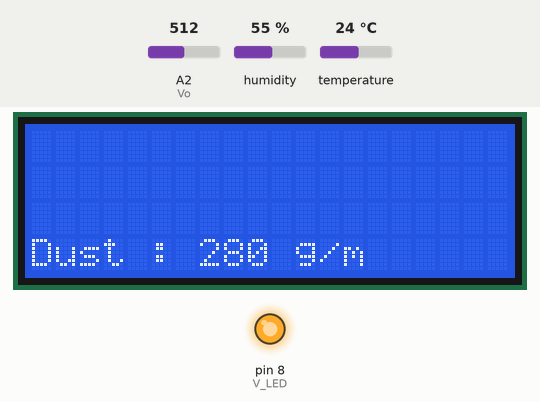
Recording of a sketch running on a simulated Arduino Uno, built with avr-gcc and run on an emulated ATmega328P. Shown: 20×4 character LCD, output pins drawn as LEDs (lit = HIGH). The inputs (shaded band) are chosen by the test bench; at power-on: humidity 55 %, A2 (Vo) = 512, temperature 24 °C. What the sketch prints to the serial monitor is not drawn.

Above: at 1.3 s.
1.4 s: humidity set to 22 %
At 3.2 s:
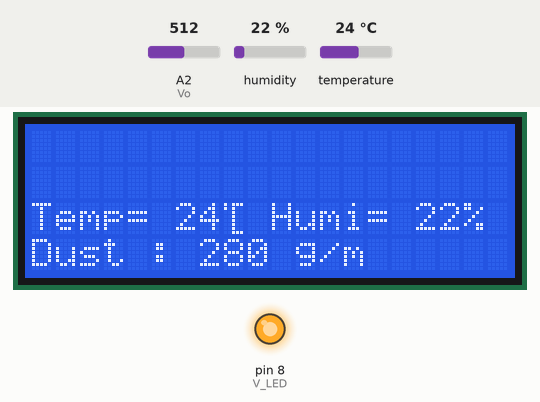
4.2 s: A2 (Vo) set to 716
At 5.3 s:
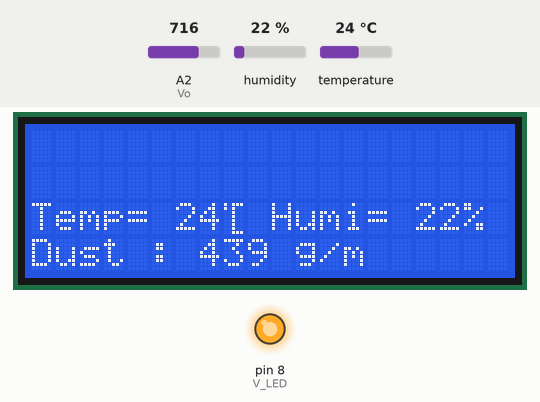
7.0 s: temperature set to 12 °C
At 9.0 s:
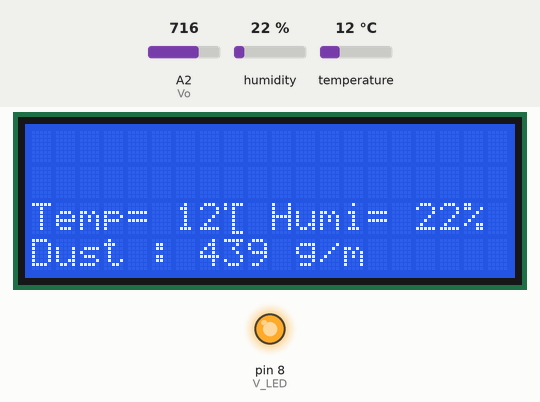
9.9 s: A2 (Vo) set to 900
At 12.2 s:
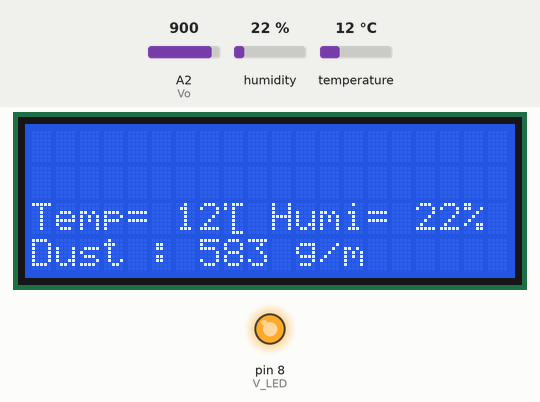
12.7 s: humidity set to 40 %
At 15.8 s:
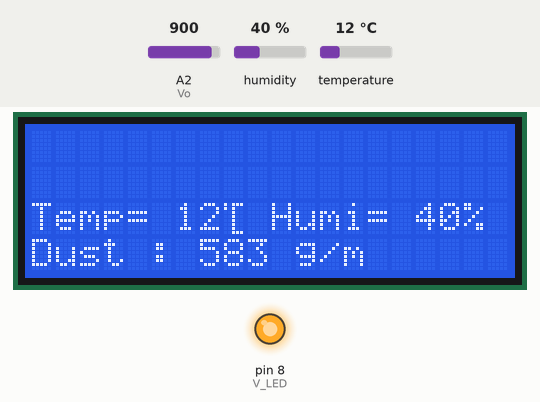
16.1 s: A2 (Vo) set to 1023
At 18.0 s:
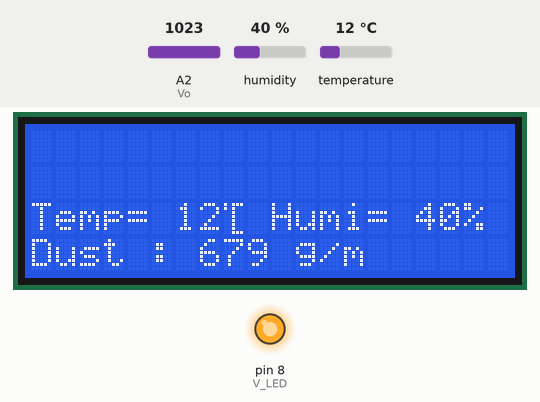
Timing chart, 0 to 19.5 s (numbered marks = the images above; inputs shaded):
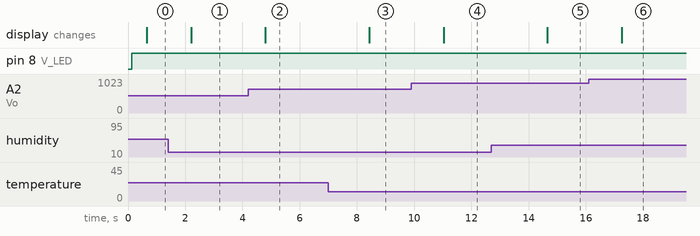

Measured:
- after the input at 1.4 s, the display: changes after 0.80 s (image 1)
- after the input at 4.2 s, the display: changes after 0.60 s (image 2)
- after the input at 7.0 s, the display: changes after 1.4 s (image 3)
- after the input at 9.9 s, the display: changes after 1.1 s (image 4)
- after the input at 12.7 s, the display: changes after 2.0 s (image 5)
- after the input at 16.1 s, the display: changes after 1.2 s (image 6)

The sketch:

dustsensor.ino
```cpp
#include <DHT.h>
#include <DHT_U.h>
#include <LiquidCrystal_I2C.h>
#define DHTPIN 3                // DHT11 연결핀
#define DHTTYPE DHT11

DHT dht(DHTPIN, DHTTYPE);
LiquidCrystal_I2C lcd(0x27,20,4);

 byte t[8]={B10111,B10100,B00100,B00100,B00100,B00100,B00100,B00111};

int Dust=0;
char str1[10];

int Vo=A2;
int V_LED=8;

float Vo_value=0;
float Voltage=0;
float a=0;


void setup()
{
  Serial.begin(9600);        // 시리얼 통신 시작
  dht.begin();
  lcd.init();
  lcd.backlight();
  lcd.begin(20, 4);

  pinMode(V_LED,OUTPUT);
  pinMode(Vo,INPUT);
}

void loop()
{

  //먼지센서 코드
  digitalWrite(V_LED,LOW);
  delayMicroseconds(280);
  Vo_value=analogRead(Vo);
  delayMicroseconds(40);
  digitalWrite(V_LED,HIGH);
  delayMicroseconds(9680);

  Voltage=Vo_value*5.0/1024.0;

  Serial.print("Voltage:");
  Serial.println(Voltage);

  if(Voltage<0.1)
  {
    Dust=0;
  }
  else if(Voltage<0.8)
  {
    Dust=10*((Voltage-0.1)*5);
  }

  else if(Voltage<1)
  {
    Dust=10+15*((Voltage-0.8)*10);
  }

  else if(Voltage>1)
  {
    Dust=40+16*((Voltage-1)*10);
  }

  Serial.print("Dust:");
  Serial.println(Dust);
  Serial.println("");

  delay(500);

  lcd.setCursor(0,3);
  lcd.print("Dust : ");
  sprintf(str1,"%03d",Dust);
  lcd.print(str1);

  lcd.write(0);
  lcd.print("g/m");
  lcd.write(1);

  delay(1500);

  //dht11 온습도센서 코드

  int hum,tem;
  tem=dht.readTemperature();
  hum=dht.readHumidity();

  lcd.setCursor(0,2);
  lcd.print("Temp= ");
  lcd.print(tem);

  lcd.createChar(2,t);
  lcd.setCursor(8,2);
  lcd.write(byte(2));

  Serial.print("온도 : ");
  Serial.println(tem);

  lcd.setCursor(10,2);
  lcd.print("Humi= ");
  lcd.print(hum);

  Serial.print("습도 : ");
  lcd.print("%");
  Serial.println(hum);
}
```
